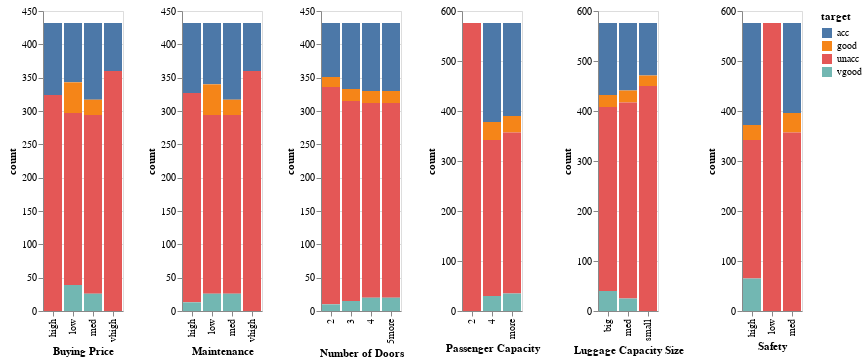

Notebook cell for this chart:
### Markdown cell above
### First Chart
This is the first set of charts I created in altair

### Code cell
viz_list[0] | viz_list[1] | viz_list[2] | viz_list[3] | viz_list[4] | viz_list[5]

### Figure 1 — Vega-Lite specification as saved in the notebook (floating-point values rounded to 4 significant figures)
{"config": {"view": {"continuousWidth": 300, "continuousHeight": 300}}, "hconcat": [{"data": {"name": "data-fb10633a46c0a5635f79e3f6472db9e8"}, "mark": {"type": "bar"}, "encoding": {"color": {"field": "target", "type": "nominal"}, "x": {"field": "Buying Price", "type": "nominal"}, "y": {"field": "count", "type": "quantitative"}}}, {"data": {"name": "data-b4366b7cbf5f81d43ab6dba13ed3806b"}, "mark": {"type": "bar"}, "encoding": {"color": {"field": "target", "type": "nominal"}, "x": {"field": "Maintenance", "type": "nominal"}, "y": {"field": "count", "type": "quantitative"}}}, {"data": {"name": "data-6663c1d3cf161114bef73cb2aec65386"}, "mark": {"type": "bar"}, "encoding": {"color": {"field": "target", "type": "nominal"}, "x": {"field": "Number of Doors", "type": "nominal"}, "y": {"field": "count", "type": "quantitative"}}}, {"data": {"name": "data-31823833dd1f97f1f7c80d41b23cbc9e"}, "mark": {"type": "bar"}, "encoding": {"color": {"field": "target", "type": "nominal"}, "x": {"field": "Passenger Capacity", "type": "nominal"}, "y": {"field": "count", "type": "quantitative"}}}, {"data": {"name": "data-b9276ce09dce6470894bc9a4c2aebb91"}, "mark": {"type": "bar"}, "encoding": {"color": {"field": "target", "type": "nominal"}, "x": {"field": "Luggage Capacity Size", "type": "nominal"}, "y": {"field": "count", "type": "quantitative"}}}, {"data": {"name": "data-e00eae68c935722e57d4610b5a53e5e3"}, "mark": {"type": "bar"}, "encoding": {"color": {"field": "target", "type": "nominal"}, "x": {"field": "Safety", "type": "nominal"}, "y": {"field": "count", "type": "quantitative"}}}], "$schema": "https://vega.github.io/schema/vega-lite/v5.16.3.json", "datasets": {"data-fb10633a46c0a5635f79e3f6472db9e8": [{"Buying Price": "high", "target": "acc", "count": 108}, {"Buying Price": "high", "target": "unacc", "count": 324}, {"Buying Price": "low", "target": "acc", "count": 89}, {"Buying Price": "low", "target": "good", "count": 46}, {"Buying Price": "low", "target": "unacc", "count": 258}, {"Buying Price": "low", "target": "vgood", "count": 39}, {"Buying Price": "med", "target": "acc", "count": 115}, {"Buying Price": "med", "target": "good", "count": 23}, {"Buying Price": "med", "target": "unacc", "count": 268}, {"Buying Price": "med", "target": "vgood", "count": 26}, {"Buying Price": "vhigh", "target": "acc", "count": 72}, {"Buying Price": "vhigh", "target": "unacc", "count": 360}], "data-b4366b7cbf5f81d43ab6dba13ed3806b": [{"Maintenance": "high", "target": "acc", "count": 105}, {"Maintenance": "high", "target": "unacc", "count": 314}, {"Maintenance": "high", "target": "vgood", "count": 13}, {"Maintenance": "low", "target": "acc", "count": 92}, {"Maintenance": "low", "target": "good", "count": 46}, {"Maintenance": "low", "target": "unacc", "count": 268}, {"Maintenance": "low", "target": "vgood", "count": 26}, {"Maintenance": "med", "target": "acc", "count": 115}, {"Maintenance": "med", "target": "good", "count": 23}, {"Maintenance": "med", "target": "unacc", "count": 268}, {"Maintenance": "med", "target": "vgood", "count": 26}, {"Maintenance": "vhigh", "target": "acc", "count": 72}, {"Maintenance": "vhigh", "target": "unacc", "count": 360}], "data-6663c1d3cf161114bef73cb2aec65386": [{"Number of Doors": "2", "target": "acc", "count": 81}, {"Number of Doors": "2", "target": "good", "count": 15}, {"Number of Doors": "2", "target": "unacc", "count": 326}, {"Number of Doors": "2", "target": "vgood", "count": 10}, {"Number of Doors": "3", "target": "acc", "count": 99}, {"Number of Doors": "3", "target": "good", "count": 18}, {"Number of Doors": "3", "target": "unacc", "count": 300}, {"Number of Doors": "3", "target": "vgood", "count": 15}, {"Number of Doors": "4", "target": "acc", "count": 102}, {"Number of Doors": "4", "target": "good", "count": 18}, {"Number of Doors": "4", "target": "unacc", "count": 292}, {"Number of Doors": "4", "target": "vgood", "count": 20}, {"Number of Doors": "5more", "target": "acc", "count": 102}, {"Number of Doors": "5more", "target": "good", "count": 18}, {"Number of Doors": "5more", "target": "unacc", "count": 292}, {"Number of Doors": "5more", "target": "vgood", "count": 20}], "data-31823833dd1f97f1f7c80d41b23cbc9e": [{"Passenger Capacity": "2", "target": "unacc", "count": 576}, {"Passenger Capacity": "4", "target": "acc", "count": 198}, {"Passenger Capacity": "4", "target": "good", "count": 36}, {"Passenger Capacity": "4", "target": "unacc", "count": 312}, {"Passenger Capacity": "4", "target": "vgood", "count": 30}, {"Passenger Capacity": "more", "target": "acc", "count": 186}, {"Passenger Capacity": "more", "target": "good", "count": 33}, {"Passenger Capacity": "more", "target": "unacc", "count": 322}, {"Passenger Capacity": "more", "target": "vgood", "count": 35}], "data-b9276ce09dce6470894bc9a4c2aebb91": [{"Luggage Capacity Size": "big", "target": "acc", "count": 144}, {"Luggage Capacity Size": "big", "target": "good", "count": 24}, {"Luggage Capacity Size": "big", "target": "unacc", "count": 368}, {"Luggage Capacity Size": "big", "target": "vgood", "count": 40}, {"Luggage Capacity Size": "med", "target": "acc", "count": 135}, {"Luggage Capacity Size": "med", "target": "good", "count": 24}, {"Luggage Capacity Size": "med", "target": "unacc", "count": 392}, {"Luggage Capacity Size": "med", "target": "vgood", "count": 25}, {"Luggage Capacity Size": "small", "target": "acc", "count": 105}, {"Luggage Capacity Size": "small", "target": "good", "count": 21}, {"Luggage Capacity Size": "small", "target": "unacc", "count": 450}], "data-e00eae68c935722e57d4610b5a53e5e3": [{"Safety": "high", "target": "acc", "count": 204}, {"Safety": "high", "target": "good", "count": 30}, {"Safety": "high", "target": "unacc", "count": 277}, {"Safety": "high", "target": "vgood", "count": 65}, {"Safety": "low", "target": "unacc", "count": 576}, {"Safety": "med", "target": "acc", "count": 180}, {"Safety": "med", "target": "good", "count": 39}, {"Safety": "med", "target": "unacc", "count": 357}]}}
